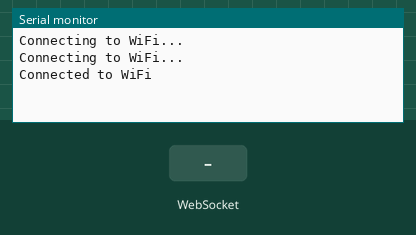
Recording of a sketch running on a simulated ESP32. Parts: the last lines printed to the serial monitor. The test bench sets the inputs (shaded band). WiFi joins after 1.5 s; servers stay silent unless stated.

Above: at 3.2 s.
3.3 s: WebSocket text "1" received
At 3.6 s:
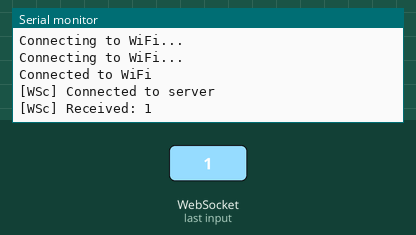
4.8 s: WebSocket text "0" received
At 5.9 s:
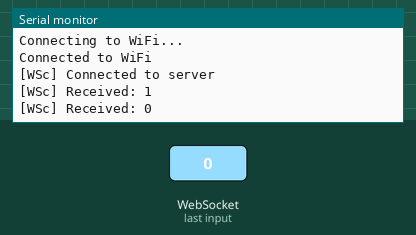
6.3 s: WebSocket text "2" received
At 7.1 s:
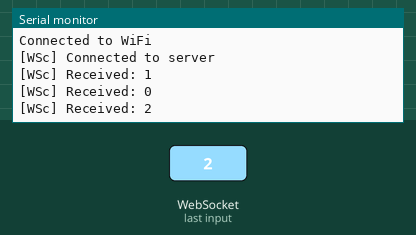

The sketch:

ws_connection_client.ino
```cpp
#include <WiFi.h>
#include <WebSocketsClient.h>

const char* ssid = "wifi ssid";
const char* password = "wifi password";


WebSocketsClient webSocket;

void webSocketEvent(WStype_t type, uint8_t * payload, size_t length) {
  switch(type) {
    case WStype_DISCONNECTED:
      Serial.println("[WSc] Disconnected");
      break;
    case WStype_CONNECTED:
      Serial.println("[WSc] Connected to server");
      // Send hello message after connecting
      webSocket.sendTXT("Hello from ESP32!");
      break;
    case WStype_TEXT:
      Serial.printf("[WSc] Received: %s\n", payload);
      break;
    default:
      break;
  }
}

void setup() {
  Serial.begin(115200);

  WiFi.begin(ssid, password);

  while (WiFi.status() != WL_CONNECTED) {
    delay(1000);
    Serial.println("Connecting to WiFi...");
  }

  Serial.println("Connected to WiFi");

  // Setup WebSocket connection
  webSocket.begin("Pi's Ip address", 8080, "/");

  webSocket.onEvent(webSocketEvent);
}

void loop() {
  webSocket.loop();

  // You can send periodic messages from ESP32
  static uint32_t lastTime = 0;
  if (millis() - lastTime > 5000) {
    lastTime = millis();
    webSocket.sendTXT("Ping from ESP32");
  }
}
```

Measured:
- after the input at 3.3 s, the serial monitor: prints a new line at once (image 1)
- after the input at 4.8 s, the serial monitor: prints a new line at once (image 2)
- after the input at 6.3 s, the serial monitor: prints a new line at once (image 3)
